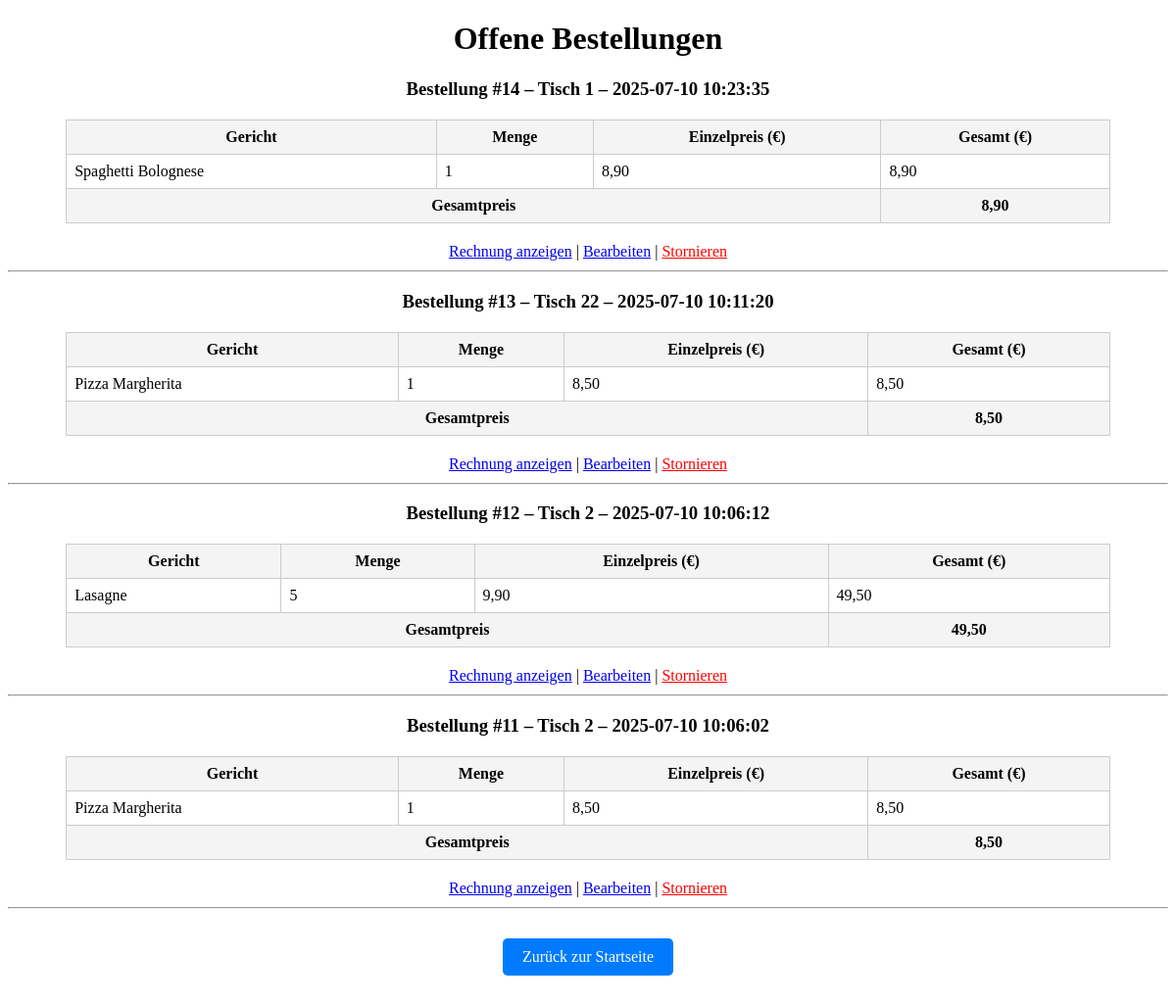
The page /bestellando/bestellung.php on the database its author committed.
### tables this page shows
CREATE TABLE `bestellungen` (
  `id` int(11) NOT NULL,
  `tisch_nr` int(11) NOT NULL,
  `erstellt_am` datetime DEFAULT current_timestamp(),
  `status` enum('offen','in_bearbeitung','fertig') NOT NULL DEFAULT 'offen'
);

CREATE TABLE `bestellpositionen` (
  `id` int(11) NOT NULL,
  `bestellung_id` int(11) DEFAULT NULL,
  `speise_id` int(11) DEFAULT NULL,
  `menge` int(11) DEFAULT NULL
);

CREATE TABLE `speisekarte` (
  `id` int(11) NOT NULL,
  `gericht` varchar(100) NOT NULL,
  `preis` decimal(5,2) NOT NULL
);

### bestellando/bestellung.php (the view, shortened to what this page needs)
<?php
include 'includes/db.php';
$sql = "SELECT * FROM bestellungen ORDER BY erstellt_am DESC";
$result = $conn->query($sql);
?>
<!DOCTYPE html>
<html lang="de">
<head>
</head>
<body>
    <h1>Offene Bestellungen</h1>
    <?php if ($result->num_rows > 0): ?>
        <?php while ($bestellung = $result->fetch_assoc()): ?>
            <?php $bestellung_id = intval($bestellung['id']); ?>
            <h3>Bestellung #<?= $bestellung_id ?> – Tisch <?= htmlspecialchars($bestellung['tisch_nr']) ?> – <?= $bestellung['erstellt_am'] ?></h3>
            <?php
            $posSql = "
                SELECT bp.id AS pos_id, bp.menge, s.gericht, s.preis
                FROM bestellpositionen bp
                JOIN speisekarte s ON bp.speise_id = s.id
                WHERE bp.bestellung_id = $bestellung_id
            ";
            $posResult = $conn->query($posSql);
            ?>
            <?php if ($posResult->num_rows > 0): ?>
                <table>
                    <tr>
                        <th>Gericht</th>
                        <th>Menge</th>
                        <th>Einzelpreis (€)</th>
                        <th>Gesamt (€)</th>
                    </tr>
                    <?php
                    $gesamt = 0;
                    while ($pos = $posResult->fetch_assoc()):
                        $preisGesamt = $pos['menge'] * $pos['preis'];
                        $gesamt += $preisGesamt;
                    ?>
                        <tr>
                            <td><?= htmlspecialchars($pos['gericht']) ?></td>
                            <td><?= intval($pos['menge']) ?></td>
                            <td><?= number_format($pos['preis'], 2, ',', '.') ?></td>
                            <td><?= number_format($preisGesamt, 2, ',', '.') ?></td>
                        </tr>
                    <?php endwhile; ?>
                    <tr>
                        <th colspan="3">Gesamtpreis</th>
                        <th><?= number_format($gesamt, 2, ',', '.') ?></th>
                    </tr>
                </table>
            <?php else: ?>
                <p style="text-align:center;">Keine Positionen gefunden.</p>
            <?php endif; ?>
            <div class="actions">
                <a href="rechnung.php?id=<?= $bestellung_id ?>">Rechnung anzeigen</a> |
                <a href="bearbeiten.php?id=<?= $bestellung_id ?>">Bearbeiten</a> |
                <a href="stornieren.php?id=<?= $bestellung_id ?>" onclick="return confirm('Bestellung wirklich stornieren?');" style="color:red;">Stornieren</a>
            </div>
            <hr>
        <?php endwhile; ?>
    <?php else: ?>
        <p style="text-align:center;">Keine Bestellungen vorhanden.</p>
    <?php endif; ?>
    <a href="index.php" class="back-button">Zurück zur Startseite</a>
</body>
</html>

### bestellando/bestellung.php (style rules this page uses)
table { border-collapse: collapse; width: 90%; margin: 20px auto; }
th, td { border: 1px solid #ccc; padding: 8px; }
th { background-color: #f4f4f4; }
h1, h3 { text-align: center; }
.actions { text-align: center; margin: 10px 0; }
.back-button { display: block; width: fit-content; margin: 30px auto; padding: 10px 20px; background-color: #007BFF; color: white; text-decoration: none; border-radius: 5px; text-align: center; }

### rows shown on the page
bestellungen: id "14", tisch_nr "1", erstellt_am "2025-07-10 10:23:35", gesamt "8,90"
bestellpositionen: speise.gericht "Spaghetti Bolognese", menge "1", speise.preis "8,90", menge.preis "8,90"
bestellungen: id "13", tisch_nr "22", erstellt_am "2025-07-10 10:11:20", gesamt "8,50"
bestellpositionen: speise.gericht "Pizza Margherita", menge "1", speise.preis "8,50", menge.preis "8,50"
bestellungen: id "12", tisch_nr "2", erstellt_am "2025-07-10 10:06:12", gesamt "49,50"
bestellpositionen: speise.gericht "Lasagne", menge "5", speise.preis "9,90", menge.preis "49,50"
bestellungen: id "11", tisch_nr "2", erstellt_am "2025-07-10 10:06:02", gesamt "8,50"
bestellpositionen: speise.gericht "Pizza Margherita", menge "1", speise.preis "8,50", menge.preis "8,50"
